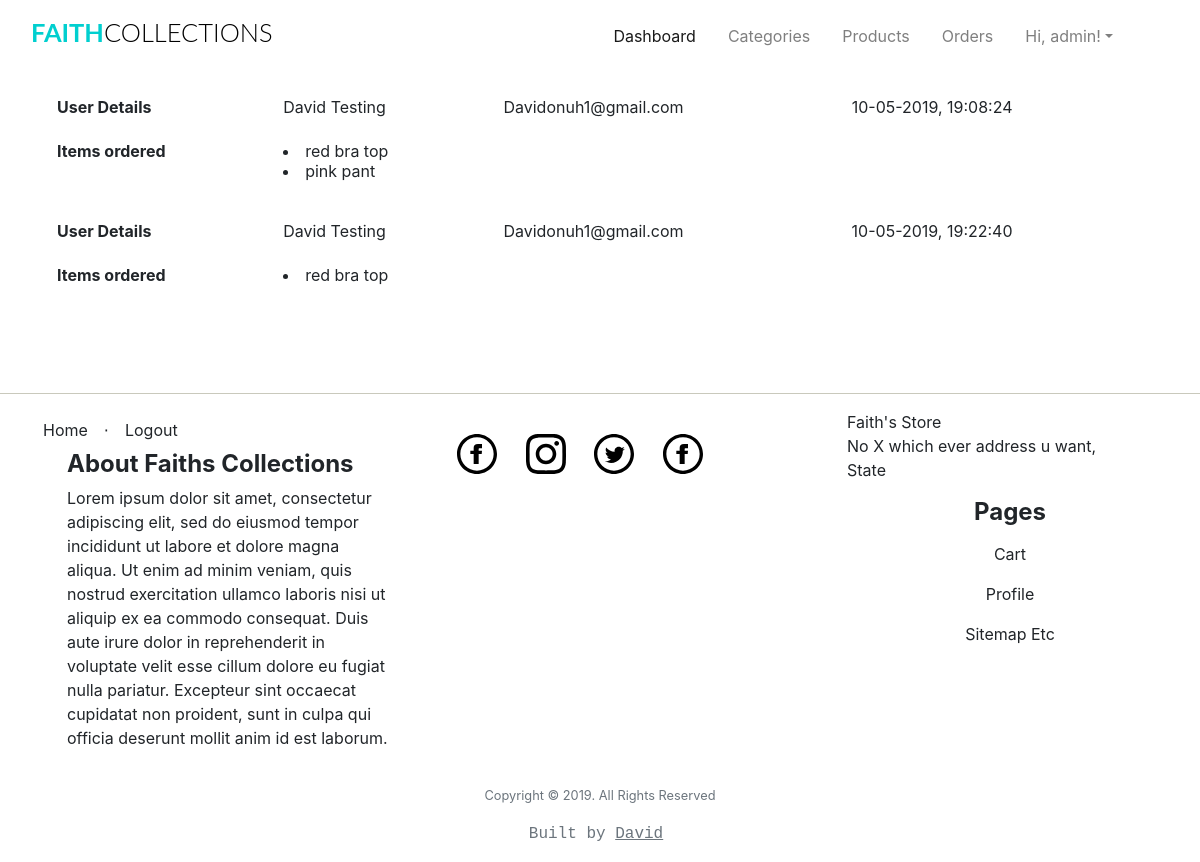
Before: /admin/orders/ (signed in) with the older database file.
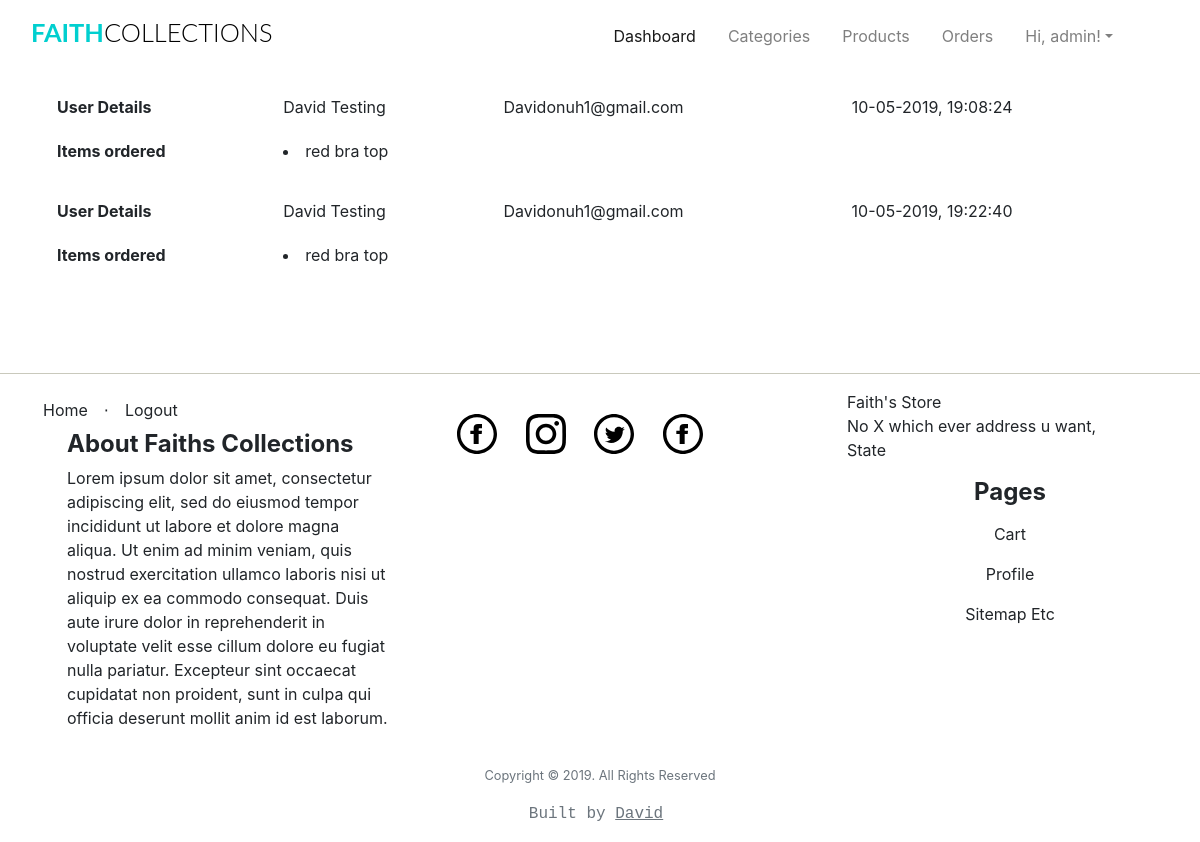
After: the same page with the newer database file.
### app/models.py (models this page shows, shortened)
class Order(db.Model):
	__tablename__ = 'order'
	id = db.Column(db.Integer, primary_key=True)
	order_ref = db.Column(db.Integer,index = True)
	user_id = db.Column(db.Integer, db.ForeignKey('user.id'))
	user = db.relationship('User', uselist=False)
	timestamp = db.Column(db.DateTime, index=True, default=datetime.utcnow)

class User(UserMixin, db.Model):
	__tablename__="user"
	id = db.Column(db.Integer, primary_key=True)
	firstname = db.Column(db.String(24), index=True)
	lastname = db.Column(db.String(24), index=True)
	email = db.Column(db.String(50), index=True, unique=True)
	password_hash = db.Column(db.String)
	phonenumber = db.Column(db.String(18), index=True, unique=True)
	is_admin = db.Column(db.Boolean, default = False)
	order = db.relationship("Order", backref='ordered_products')
	kart = db.relationship('Kart', uselist=False, backref='user_kart')
	shipping_info = db.relationship('ShippingInfo', backref='shipping',lazy='dynamic')

class Products(db.Model):
	__tablename__ = 'product'
	id = db.Column(db.Integer, primary_key=True)
	product_name = db.Column(db.String(100), index=True)
	product_price = db.Column(db.Integer, index=True)
	product_image = db.Column(db.String(120),index=True)
	product_description = db.Column(db.String(200), index=True)
	product_stock = db.Column(db.Integer, index = True)
	product_size = db.Column(db.String(5), index = True)
	categories_id = db.Column(db.Integer, db.ForeignKey('categories.id'))
	order = db.relationship('Order', secondary=association_table, backref='my_orders', lazy='dynamic')

### app/admin/routes.py (the view)
@admin.route('/orders/')
@login_required
def list_orders():
	check_admin()
	'''
	list all orders
	'''
	orders = Order.query.all()
	return render_template('admin/orders.html', title = 'Orders', orders = orders)

### app/admin/routes.py (called while the page is built)
def check_admin():
	if not current_user.is_admin:
		abort(403)

### app/models.py (called while the page is built)
@login_manager.user_loader
def load_user(id):
    return User.query.get(int(id))

### app/templates/admin/orders.html (shortened to what this page needs)
{% extends "base.html" %}
{% block body %}
{% for orders in orders%}
<table class="table table-borderless">
          <tr>
              <th>User Details</th>
            <td>{{ orders.user.firstname}} {{ orders.user.lastname}}</td>
            <td>{{ orders.user.email}}</td>
            <td>{{orders.timestamp.strftime('%d-%m-%Y, %H:%M:%S')}}</td>
          </tr>
          <tr>
              <th>Items ordered</th>
                <ul>
                    <td>
                            {% for i in orders.my_orders%}
                            <li>{{ i.product_name}}</li>
                            {% endfor %}
                    </td>
                </ul>
          </tr>
      </table>
{%endfor%}
{% endblock body %}

Changed rows visible on the page:
removed Products: product_name "pink pant", shown under Order (number 1 of 2 on the later page)
